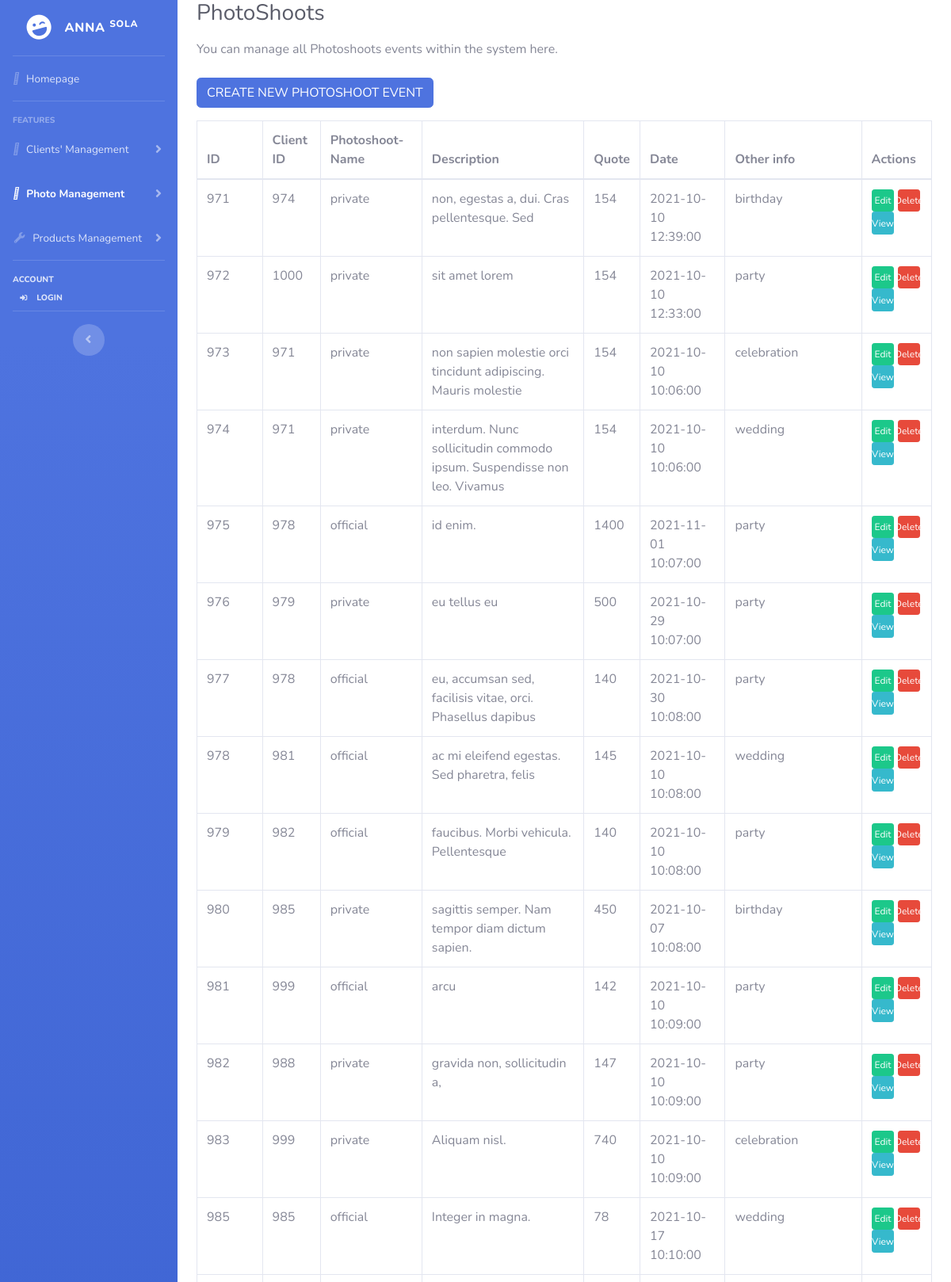
The page /Photo_shoot.php (signed in, upper part) on the database its author committed.
### tables this page shows
CREATE TABLE `photo_shoot` (
                               `id` int(10) NOT NULL,
                               `client_id` int(10) NOT NULL,
                               `photo_shoot_name` varchar(100) NOT NULL,
                               `photo_shoot_desc` varchar(300) NOT NULL,
                               `photo_shoot_quote` int(10) NOT NULL,
                               `photo_shoot_dateTime` timestamp NOT NULL DEFAULT current_timestamp() ON UPDATE current_timestamp(),
                               `photo_shoot_other_information` varchar(300) NOT NULL
);

### Photo_shoot.php (the view, shortened to what this page needs)
<?php
require('header.php');
?>
<div class="container-fluid">
    <h1 class="h3 mb-2 text-gray-800 pb-2">
        <span>PhotoShoots</span>
    </h1>
    <p class="mb-4">You can manage all Photoshoots events within the system here.</p>
    <div class="table-responsive">
        <?php $photo_stmt = $pdo->prepare("SELECT * FROM `photo_shoot`");
        if ($photo_stmt->execute() && $photo_stmt->rowCount() > 0): ?>
            <form method="post" action="client_delete.php" id="delete-products">
                <table class="table table-bordered" width="100%" cellspacing="0">
                    <div>
                        <p class="yes" >
                            <a href="Photo_shoot_insert.php" type="button" class="btn btn-primary" name="insert">CREATE NEW PHOTOSHOOT EVENT </a>
                        </p>
                    </div>
                    <thead>
                    <tr>
                        <th scope="col" >ID</th>
                        <th scope="col">Client ID</th>
                        <th scope="col" >Photoshoot-Name</th>
                        <th scope="col">Description</th>
                        <th scope="col">Quote</th>
                        <th scope="col">Date</th>
                        <th scope="col">Other info</th>
                        <th scope="col">Actions</th>
                    </tr>
                    </thead>
                    <tbody>
                    <?php while ($photos = $photo_stmt->fetchObject()): ?>
                        <tr>
                            <td><?= $photos->id?></td>
                            <td><?= $photos->client_id?></td>
                            <td><?= $photos->photo_shoot_name ?></td>
                            <td><?= $photos->photo_shoot_desc ?></td>
                            <td><?= $photos->photo_shoot_quote ?></td>
                            <td><?= $photos->photo_shoot_dateTime ?></td>
                            <td><?= $photos->photo_shoot_other_information ?></td>
                            <td class="table-cell-center">
                                <a class="btn btn-success btn-circle btn-sm button-delete-product" href="photo_edit.php?id=<?= $photos->id ?>" >Edit</a>
                                <a class="btn btn-danger btn-circle btn-sm button-delete-product" href="photo_delete.php?id=<?= $photos->id ?>" >Delete</a>
                                <a class="btn btn-info btn-circle btn-sm button-delete-product" href="photo_view.php?id=<?= $photos->id ?>" >View</a>
                            </td>
                        </tr>
                    <?php endwhile; ?>
                    </tbody>
                </table>
            </form>
        <?php else: ?>
            <p class="mb-4">There's no product in the database. </p>
        <?php endif; ?>
    </div>
    <?php
    $currentFilePath = $_SERVER["SCRIPT_FILENAME"];
    echo "<b>Current PHP File is " . $currentFilePath . "</b><br/>";
    echo "</ul>";?>
</div>

### rows shown on the page
photo_shoot: id "971", client "974", photo_shoot_name "private", photo_shoot_desc "non, egestas a, dui. Cras pellentesque. Sed", photo_shoot_quote "154", photo_shoot_dateTime "2021-10-10 12:39:00", photo_shoot_other_information "birthday"
photo_shoot: id "972", client "1000", photo_shoot_name "private", photo_shoot_desc "sit amet lorem", photo_shoot_quote "154", photo_shoot_dateTime "2021-10-10 12:33:00", photo_shoot_other_information "party"
photo_shoot: id "973", client "971", photo_shoot_name "private", photo_shoot_desc "non sapien molestie orci tincidunt adipiscing. Mauris molestie", photo_shoot_quote "154", photo_shoot_dateTime "2021-10-10 10:06:00", photo_shoot_other_information "celebration"
photo_shoot: id "974", client "971", photo_shoot_name "private", photo_shoot_desc "interdum. Nunc sollicitudin commodo ipsum. Suspendisse non leo. Vivamus", photo_shoot_quote "154", photo_shoot_dateTime "2021-10-10 10:06:00", photo_shoot_other_information "wedding"
photo_shoot: id "975", client "978", photo_shoot_name "official", photo_shoot_desc "id enim.", photo_shoot_quote "1400", photo_shoot_dateTime "2021-11-01 10:07:00", photo_shoot_other_information "party"
photo_shoot: id "976", client "979", photo_shoot_name "private", photo_shoot_desc "eu tellus eu", photo_shoot_quote "500", photo_shoot_dateTime "2021-10-29 10:07:00", photo_shoot_other_information "party"
photo_shoot: id "977", client "978", photo_shoot_name "official", photo_shoot_desc "eu, accumsan sed, facilisis vitae, orci. Phasellus dapibus", photo_shoot_quote "140", photo_shoot_dateTime "2021-10-30 10:08:00", photo_shoot_other_information "party"
photo_shoot: id "978", client "981", photo_shoot_name "official", photo_shoot_desc "ac mi eleifend egestas. Sed pharetra, felis", photo_shoot_quote "145", photo_shoot_dateTime "2021-10-10 10:08:00", photo_shoot_other_information "wedding"
photo_shoot: id "979", client "982", photo_shoot_name "official", photo_shoot_desc "faucibus. Morbi vehicula. Pellentesque", photo_shoot_quote "140", photo_shoot_dateTime "2021-10-10 10:08:00", photo_shoot_other_information "party"
photo_shoot: id "980", client "985", photo_shoot_name "private", photo_shoot_desc "sagittis semper. Nam tempor diam dictum sapien.", photo_shoot_quote "450", photo_shoot_dateTime "2021-10-07 10:08:00", photo_shoot_other_information "birthday"
photo_shoot: id "981", client "999", photo_shoot_name "official", photo_shoot_desc "arcu", photo_shoot_quote "142", photo_shoot_dateTime "2021-10-10 10:09:00", photo_shoot_other_information "party"
photo_shoot: id "982", client "988", photo_shoot_name "private", photo_shoot_desc "gravida non, sollicitudin a,", photo_shoot_quote "147", photo_shoot_dateTime "2021-10-10 10:09:00", photo_shoot_other_information "party"
photo_shoot: id "983", client "999", photo_shoot_name "private", photo_shoot_desc "Aliquam nisl.", photo_shoot_quote "740", photo_shoot_dateTime "2021-10-10 10:09:00", photo_shoot_other_information "celebration"
photo_shoot: id "985", client "985", photo_shoot_name "official", photo_shoot_desc "Integer in magna.", photo_shoot_quote "78", photo_shoot_dateTime "2021-10-17 10:10:00", photo_shoot_other_information "wedding"
